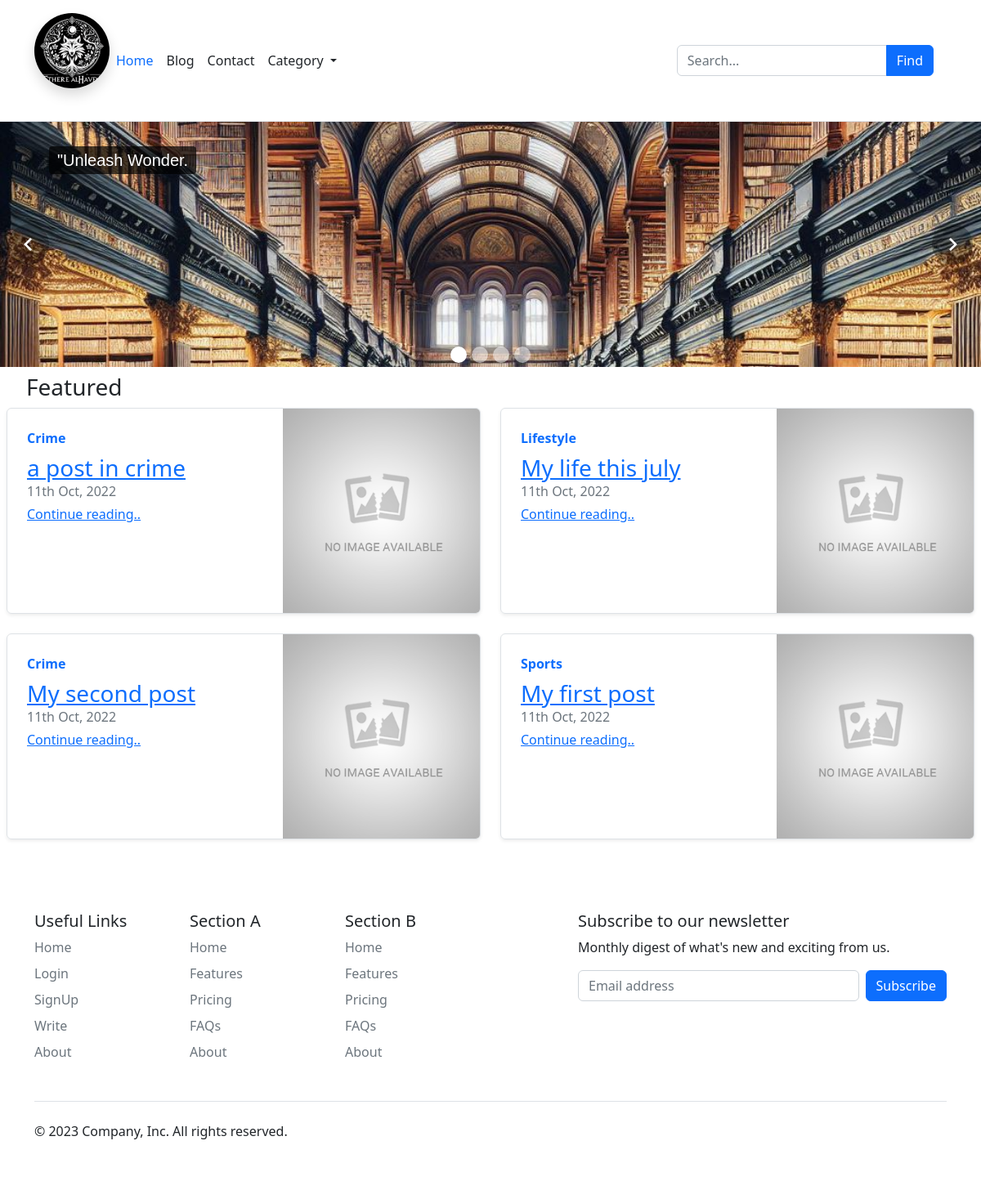
The page /public/index.php on the database its author committed.
### tables this page shows
CREATE TABLE `posts` (
  `id` int(11) NOT NULL,
  `user_id` int(11) DEFAULT NULL,
  `category_id` int(11) DEFAULT NULL,
  `title` varchar(100) NOT NULL,
  `content` text DEFAULT NULL,
  `image` varchar(1024) DEFAULT NULL,
  `date` datetime DEFAULT current_timestamp(),
  `slug` varchar(100) NOT NULL
);

CREATE TABLE `categories` (
  `id` int(11) NOT NULL,
  `category` varchar(50) NOT NULL,
  `slug` varchar(100) NOT NULL,
  `disabled` tinyint(4) DEFAULT 0
);

### app/core/functions.php (called while the page is built, shortened)
<?php
function query(string $query, array $data = [])
{
	$string = "mysql:hostname=" . DBHOST . ";dbname=" . DBNAME;
	$con = new PDO($string, DBUSER, DBPASS);
	$stm = $con->prepare($query);
	$stm->execute($data);
	$result = $stm->fetchAll(PDO::FETCH_ASSOC);
	if (is_array($result) && !empty($result)) {
		return $result;
	}
	return false;
}
function get_image($file)
{
	$file = $file ?? '';
	return ROOT . '/assets/images/no_image.jpg';
}
function esc($str)
{
	return htmlspecialchars($str ?? '');
}

### app/pages/includes/post-card.php (the view)
<div class="col-md-6">
  <div class="row g-0 border rounded overflow-hidden flex-md-row mb-4 shadow-sm h-md-250 position-relative">
    <div class="col p-4 d-flex flex-column position-static">
      <strong class="d-inline-block mb-2 text-primary">
        <?= esc($row['category'] ?? 'Unknown') ?>
      </strong>
      <a href="<?= ROOT ?>/post/<?= $row['slug'] ?>">
        <h3 class="mb-0">
          <?= esc($row['title']) ?>
        </h3>
      </a>
      <div class="mb-1 text-muted">
        <?= date("jS M, Y", strtotime($row['date'])) ?>
      </div>
      <a href="<?= ROOT ?>/post/<?= $row['slug'] ?>" class="stretched-link">Continue reading..</a>
    </div>
    <div class="col-lg-5 col-12 d-lg-block">
      <a href="<?= ROOT ?>/post/<?= $row['slug'] ?>">
        <img class="bd-placeholder-img w-100" width="200" height="250" style="object-fit:cover;"
          src="<?= get_image($row['image']) ?>">
      </a>
    </div>
  </div>
</div>

### public/index.php (shortened to what this page needs)
<?php
$url = $_GET['url'] ?? 'home';
$url = strtolower($url);
$url = explode("/", $url);
$page_name = trim($url[0]);
$filename = "../app/pages/" . $page_name . ".php";
if (file_exists($filename)) {
	require_once $filename;
} else {
	require_once "../app/pages/404.php";
}

### app/pages/includes/header.php (shortened to what this page needs)
<!doctype html>
<html lang="en">
<head>
  <link href="<?= ROOT ?>/assets/bootstrap/css/bootstrap.min.css" rel="stylesheet">
  <link href="<?= ROOT ?>/assets/css/headers.css" rel="stylesheet">
</head>
<body>
  <header class="p-3 border-bottom">
    <div class="container">
      <div class="d-flex flex-wrap align-items-center justify-content-center justify-content-lg-start">
        <a href="<?= ROOT ?>" class="d-flex align-items-center mb-2 mb-lg-0 text-dark text-decoration-none">
          <img class="mb-4 rounded-circle shadow" src="<?= ROOT ?>/assets/images/wlogo.jpeg" width="92" height="92" style="object-fit:cover;">
        </a>
        <ul class="nav col-12 col-lg-auto me-lg-auto mb-2 justify-content-center mb-md-0">
          <li><a href="<?= ROOT ?>" class="nav-link px-2 <?= $url[0] == 'home' ? 'link-primary' : 'link-dark' ?>">Home</a></li>
          <li><a href="<?= ROOT ?>/blog"
              class="nav-link px-2  <?= $url[0] == 'blog' ? 'link-primary' : 'link-dark' ?>">Blog</a></li>
          <li><a href="<?= ROOT ?>/contact"
              class="nav-link px-2  <?= $url[0] == 'contact' ? 'link-primary' : 'link-dark' ?>">Contact</a></li>
          <li>
            <span class="nav-link px-2 link-dark dropdown text-end">
              <a href="#"
                class="d-block <?= $url[0] == 'category' ? 'link-primary' : 'link-dark' ?> text-decoration-none dropdown-toggle"
                data-bs-toggle="dropdown" aria-expanded="false">
                Category
              </a>
            </span>
          </li>
        </ul>
        <form action="<?= ROOT ?>/search" class="col-12 col-lg-auto mb-3 mb-lg-0 me-lg-3" role="search">
          <div class="input-group ">
            <input value="<?= $_GET['find'] ?? '' ?>" name="find" type="search" class="form-control"
              placeholder="Search..." aria-label="Search">
            <button class="btn btn-primary">Find</button>
          </div>
        </form>
      </div>
    </div>
  </header>
  <?php
  if ($url[0] == 'home')
    include '../app/pages/includes/slider.php';
  ?>
  <main class="p-2">

### app/pages/includes/slider.php (shortened to what this page needs)
<link rel="stylesheet" href="<?= ROOT ?>/assets/slider/ism/css/my-slider.css" />
<div class="ism-slider" data-transition_type="fade" data-play_type="loop" id="my-slider">
  <ol>
    <li>
      <img src="<?= ROOT ?>/assets/slider/ism/image/slides/whsi1.jpeg">
      <div class="ism-caption ism-caption-0">"Unleash Wonder.</div>
    </li>
  </ol>
</div>

### app/pages/home.php
<?php include '../app/pages/includes/header.php'; ?>
<h3 class="mx-4">Featured</h3>
<div class="row my-2 justify-content-center">
  <?php
  $query = "select posts.*,categories.category from posts join categories on posts.category_id = categories.id order by id desc limit 6";
  $rows = query($query);
  if ($rows) {
    foreach ($rows as $row) {
      include '../app/pages/includes/post-card.php';
    }
  } else {
    echo "No items found!";
  }
  ?>
</div>
<?php include '../app/pages/includes/footer.php'; ?>

### app/pages/includes/footer.php (shortened to what this page needs)
</main>
<div class="container">
  <footer class="py-5">
    <div class="row">
      <div class="col-6 col-md-2 mb-3">
        <h5>Useful Links</h5>
        <ul class="nav flex-column">
          <li class="nav-item mb-2"><a href="<?= ROOT ?>/Home" class="nav-link p-0 text-muted">Home</a></li>
          <li class="nav-item mb-2"><a href="<?= ROOT ?>/login" class="nav-link p-0 text-muted">Login</a></li>
          <li class="nav-item mb-2"><a href="<?= ROOT ?>/SignUp" class="nav-link p-0 text-muted">SignUp</a></li>
          <li class="nav-item mb-2"><a href="#" class="nav-link p-0 text-muted">Write</a></li>
          <li class="nav-item mb-2"><a href="<?= ROOT ?>/About" class="nav-link p-0 text-muted">About</a></li>
        </ul>
      </div>
      <div class="col-6 col-md-2 mb-3">
        <h5>Section A</h5>
        <ul class="nav flex-column">
          <li class="nav-item mb-2"><a href="#" class="nav-link p-0 text-muted">Home</a></li>
          <li class="nav-item mb-2"><a href="#" class="nav-link p-0 text-muted">Features</a></li>
          <li class="nav-item mb-2"><a href="#" class="nav-link p-0 text-muted">Pricing</a></li>
          <li class="nav-item mb-2"><a href="#" class="nav-link p-0 text-muted">FAQs</a></li>
          <li class="nav-item mb-2"><a href="#" class="nav-link p-0 text-muted">About</a></li>
        </ul>
      </div>
      <div class="col-6 col-md-2 mb-3">
        <h5>Section B</h5>
        <ul class="nav flex-column">
          <li class="nav-item mb-2"><a href="#" class="nav-link p-0 text-muted">Home</a></li>
          <li class="nav-item mb-2"><a href="#" class="nav-link p-0 text-muted">Features</a></li>
          <li class="nav-item mb-2"><a href="#" class="nav-link p-0 text-muted">Pricing</a></li>
          <li class="nav-item mb-2"><a href="#" class="nav-link p-0 text-muted">FAQs</a></li>
          <li class="nav-item mb-2"><a href="#" class="nav-link p-0 text-muted">About</a></li>
        </ul>
      </div>
      <div class="col-md-5 offset-md-1 mb-3">
        <form>
          <h5>Subscribe to our newsletter</h5>
          <p>Monthly digest of what's new and exciting from us.</p>
          <div class="d-flex flex-column flex-sm-row w-100 gap-2">
            <input id="newsletter1" type="text" class="form-control" placeholder="Email address">
            <button class="btn btn-primary" type="button">Subscribe</button>
          </div>
        </form>
      </div>
    </div>
    <div class="d-flex flex-column flex-sm-row justify-content-between py-4 my-4 border-top">
      <p>&copy; 2023 Company, Inc. All rights reserved.</p>
      <ul class="list-unstyled d-flex">
        <li class="ms-3"><a class="link-dark" href="#"><svg class="bi" width="24" height="24">
              <use xlink:href="#twitter" />
            </svg></a></li>
        <li class="ms-3"><a class="link-dark" href="#"><svg class="bi" width="24" height="24">
              <use xlink:href="#instagram" />
            </svg></a></li>
        <li class="ms-3"><a class="link-dark" href="#"><svg class="bi" width="24" height="24">
              <use xlink:href="#facebook" />
            </svg></a></li>
      </ul>
    </div>
  </footer>
</div>
</body>
</html>

### public/assets/css/headers.css (style rules this page uses)
.dropdown-toggle { outline: 0; }

### public/assets/slider/ism/css/my-slider.css (style rules this page uses)
.ism-slider { overflow: hidden; position: relative; padding: 0 !important; -webkit-user-select: none; -khtml-user-select: none; -moz-user-select: none; -ms-user-select: none; user-select: none; cursor: default; z-index: 2; background-color: rgba(0, 0, 0, 0.1); -webkit-animation: ism-fadein 3s; -webkit-background-clip: padding-box; -moz-background-clip: padding; background-clip: padding-box; }
.ism-slider .ism-slides { list-style: none; position: absolute; height: 100%; top: 0; padding: 0 !important; margin-top: 0; margin-bottom: 0; z-index: 1; }
.ism-slider li.ism-slide { height: 100%; overflow: hidden; position: absolute; display: block; top: 0; bottom: 0; margin: 0 !important; padding: 0 !important; background-color: #d5d5d5; text-align: center; }
.ism-slider .ism-img { display: block; border: none; position: absolute; pointer-events: none; }
.ism-caption { -webkit-box-sizing: border-box; -moz-box-sizing: border-box; box-sizing: border-box; padding: 0 1em; text-shadow: none; line-height: 1.2em; padding: 0.25em 0.5em; width: auto; height: auto; text-align: center; visibility: hidden; }
.ism-caption-0 { z-index: 3; }
#my-slider { width: 100%; border-radius: 0; }
#my-slider:before { content: ''; display: block; padding-top: 25%; }
#my-slider .ism-slide-0 .ism-img { width: 100%; top: 50%; -webkit-transform: translateY(-50%); -moz-transform: translateY(-50%); -ms-transform: translateY(-50%); transform: translateY(-50%); }
#my-slider .ism-slide-0 .ism-caption-0.ism-caption-anim { -webkit-animation: fadein 0.5s; animation: fadein 0.5s; }
#my-slider .ism-slide-0 .ism-caption-0 { font-size: 1.25em; font-family: sans-serif; position: absolute; top: 10%; left: 5%; border-radius: 4px; border: none; color: #fff; background-color: rgba(0, 0, 0, 0.70); }

### app/pages/includes/header.php (style rules this page uses)
.bi { vertical-align: -.125em; fill: currentColor; }

### rows shown on the page
posts: category.category "Crime", title "a post in crime", date "11th Oct, 2022"
posts: category.category "Lifestyle", title "My life this july", date "11th Oct, 2022"
posts: category.category "Crime", title "My second post", date "11th Oct, 2022"
posts: category.category "Sports", title "My first post", date "11th Oct, 2022"
